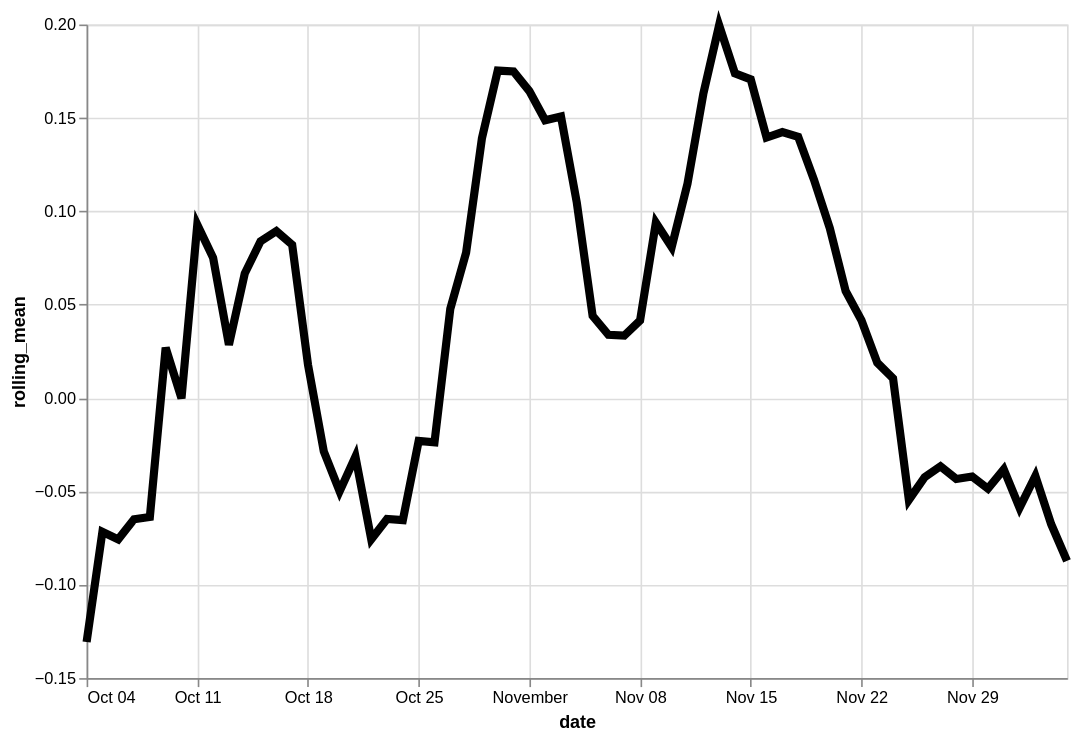

Here is the Vega-Lite specification saved for this chart:
### Vega-Lite specification from a JSON file in a GitHub repository (floating-point values rounded to 4 significant figures)
{"config": {"view": {"continuousWidth": 400, "continuousHeight": 300}}, "data": {"name": "data-f40d88e55968dab741d5c98bbf36a322"}, "mark": {"type": "line", "color": "black", "size": 5}, "encoding": {"x": {"type": "temporal", "field": "date"}, "y": {"type": "quantitative", "field": "rolling_mean"}}, "height": 400, "transform": [{"window": [{"op": "mean", "field": "residual", "as": "rolling_mean"}], "frame": [-4, 3]}], "width": 600, "$schema": "https://vega.github.io/schema/vega-lite/v4.8.1.json", "datasets": {"data-f40d88e55968dab741d5c98bbf36a322": [{"date": "2020-10-04T00:00:00", "residual": -0.7399}, {"date": "2020-10-05T00:00:00", "residual": 0.6163}, {"date": "2020-10-06T00:00:00", "residual": -0.7953}, {"date": "2020-10-07T00:00:00", "residual": 0.3964}, {"date": "2020-10-08T00:00:00", "residual": 0.1645}, {"date": "2020-10-09T00:00:00", "residual": -0.09611}, {"date": "2020-10-10T00:00:00", "residual": -0.000544}, {"date": "2020-10-11T00:00:00", "residual": -0.05477}, {"date": "2020-10-12T00:00:00", "residual": -0.01489}, {"date": "2020-10-13T00:00:00", "residual": 0.3994}, {"date": "2020-10-14T00:00:00", "residual": -0.0513}, {"date": "2020-10-15T00:00:00", "residual": 0.2549}, {"date": "2020-10-16T00:00:00", "residual": -0.2089}, {"date": "2020-10-17T00:00:00", "residual": 0.2092}, {"date": "2020-10-18T00:00:00", "residual": 0.1379}, {"date": "2020-10-19T00:00:00", "residual": -0.01154}, {"date": "2020-10-20T00:00:00", "residual": -0.07308}, {"date": "2020-10-21T00:00:00", "residual": -0.1144}, {"date": "2020-10-22T00:00:00", "residual": -0.423}, {"date": "2020-10-23T00:00:00", "residual": 0.08386}, {"date": "2020-10-24T00:00:00", "residual": -0.05997}, {"date": "2020-10-25T00:00:00", "residual": -0.1454}, {"date": "2020-10-26T00:00:00", "residual": 0.2256}, {"date": "2020-10-27T00:00:00", "residual": -0.01665}, {"date": "2020-10-28T00:00:00", "residual": 0.2658}, {"date": "2020-10-29T00:00:00", "residual": -0.1202}, {"date": "2020-10-30T00:00:00", "residual": 0.149}, {"date": "2020-10-31T00:00:00", "residual": 0.3247}, {"date": "2020-11-01T00:00:00", "residual": 0.4297}, {"date": "2020-11-02T00:00:00", "residual": 0.1447}, {"date": "2020-11-03T00:00:00", "residual": 0.2217}, {"date": "2020-11-04T00:00:00", "residual": -0.1004}, {"date": "2020-11-05T00:00:00", "residual": 0.1406}, {"date": "2020-11-06T00:00:00", "residual": -0.1039}, {"date": "2020-11-07T00:00:00", "residual": -0.2199}, {"date": "2020-11-08T00:00:00", "residual": -0.1605}, {"date": "2020-11-09T00:00:00", "residual": 0.3483}, {"date": "2020-11-10T00:00:00", "residual": 0.1412}, {"date": "2020-11-11T00:00:00", "residual": 0.2863}, {"date": "2020-11-12T00:00:00", "residual": 0.3189}, {"date": "2020-11-13T00:00:00", "residual": 0.03617}, {"date": "2020-11-14T00:00:00", "residual": 0.1674}, {"date": "2020-11-15T00:00:00", "residual": 0.1647}, {"date": "2020-11-16T00:00:00", "residual": 0.1336}, {"date": "2020-11-17T00:00:00", "residual": 0.1422}, {"date": "2020-11-18T00:00:00", "residual": 0.1155}, {"date": "2020-11-19T00:00:00", "residual": 0.03709}, {"date": "2020-11-20T00:00:00", "residual": 0.3425}, {"date": "2020-11-21T00:00:00", "residual": 0.01608}, {"date": "2020-11-22T00:00:00", "residual": -0.01672}, {"date": "2020-11-23T00:00:00", "residual": -0.04314}, {"date": "2020-11-24T00:00:00", "residual": -0.1351}, {"date": "2020-11-25T00:00:00", "residual": 0.01678}, {"date": "2020-11-26T00:00:00", "residual": -0.06607}, {"date": "2020-11-27T00:00:00", "residual": -0.03028}, {"date": "2020-11-28T00:00:00", "residual": -0.1782}, {"date": "2020-11-29T00:00:00", "residual": 0.1132}, {"date": "2020-11-30T00:00:00", "residual": 0.03035}, {"date": "2020-12-01T00:00:00", "residual": -0.09783}, {"date": "2020-12-02T00:00:00", "residual": -0.1245}, {"date": "2020-12-03T00:00:00", "residual": -0.03499}, {"date": "2020-12-04T00:00:00", "residual": 0.0167}, {"date": "2020-12-05T00:00:00", "residual": -0.1954}]}}
